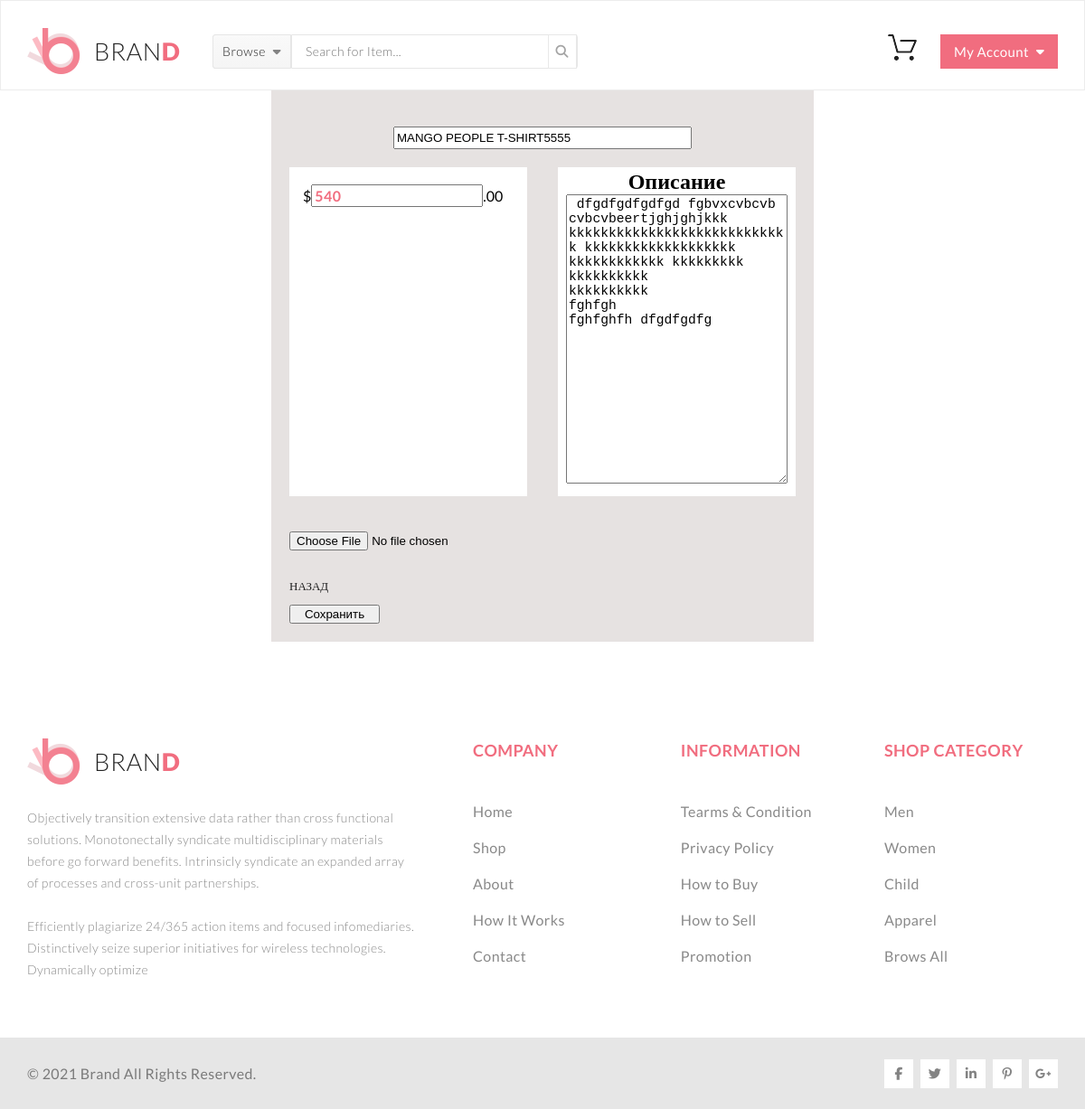
The app's page /editproduct.php?id=2 (signed in) with its own data.
### tables this page shows
CREATE TABLE `product` (
  `id` int(11) NOT NULL,
  `title` varchar(100) NOT NULL,
  `size` int(11) NOT NULL,
  `price` int(11) NOT NULL,
  `img` varchar(100) NOT NULL,
  `description` text NOT NULL,
  `count` int(11) NOT NULL
);

### editproduct.php (the view, shortened to what this page needs)
<?php
    include_once "./controllers/Product.php";
    $id = (int)($_GET['id']);
    $sql="SELECT * FROM `product` WHERE `id`=$id";
    $res = mysqli_query($connect,$sql);
    $data = mysqli_fetch_assoc($res);
?>
<!DOCTYPE html>
<html lang="en">
<head>
	<link rel="stylesheet" href="css/style.css">
    <link rel="stylesheet" href="css/details.css">
</head>
<body>
<? include "./templates/header.php"; ?>
<div class="details-product-cont-elem">
    <form method="post" enctype="multipart/form-data">
        <div class="details-product-cont-elem-heder">
            <input class="product__edit-title" name="title" value="<?=$data['title']?>"/>
        </div>
        <div class="details-product-cont-elem-blok">
            <div class="product-cont-elem">
                        <div class="product-cont-elem-text">
                            $<input class="product-cont-img-p2" id="priceProductEdit" name="price" value="<?=$data['price']?>"/>.00
                        </div>
            </div>
            <div class="product-cont-elem details-col">
                <h2 > Описание </h2>
                <textarea class="product__edit-textarea" id="descriptionProductEdit" name="description"> <?=$data['description']?> </textarea>
            </div>
        </div>
        <p><input type="file" name="img" accept="image/jpeg,image/png,image/gif" ></p>
        <?= $message? $message:'<br/>'?>
        <a href="index.php" >
            <p class="product-cont-img-p1"> Назад</p>
        </a>
            <input onclick="" value="Сохранить"  type="submit" name="submit" class="container-b"/>
    </form>
</div>
<? include "./templates/footer.php"; ?>
</body>
</html>

### css/style.css (style rules this page uses)
*, h1 { -webkit-box-sizing: border-box; box-sizing: border-box; margin: 0; }
body { margin: 0; font-family: "MyriadProRegular"; }
* { -webkit-box-sizing: border-box; box-sizing: border-box; margin: 0; }
body { margin: 0; font-family: Lato; }
a { text-decoration: none; }
.product-cont-elem { position: relative; width: 263px; height: 364px; background-color: #ffffff; text-align: left; margin-bottom: 38px; -webkit-transition-duration: 0.5s; transition-duration: 0.5s; }
.product-cont-elem-text { padding-left: 15px; }
.product-cont-img-p1 { font-family: Lato; font-size: 13px; line-height: 40px; font-weight: 400; text-transform: uppercase; color: #222222; }
.product-cont-img-p2 { font-size: 16px; font-family: Lato; line-height: 1.2; font-weight: 700; letter-spacing: 0.025em; text-transform: uppercase; color: #f16d7f; }

### css/details.css (style rules this page uses)
.details-product-cont-elem { background-color: #e6e2e1; width: 600px; margin: auto; padding: 20px; }
.details-product-cont-elem-heder { width: 100%; text-align: center; margin-top: 20px; margin-bottom: 20px; }
.details-product-cont-elem-blok { display: flex; justify-content: space-between; }
.details-col { text-align: center; }
.container-b { width: 100px; cursor: pointer; }
.product__edit-textarea { width: 245px; height: 320px; font-size: 11pt; }
.product__edit-title { width: 330px; height: 25px; }

### records on screen
product: title "MANGO PEOPLE T-SHIRT5555", price "540", description "dfgdfgdfgdfgd fgbvxcvbcvb cvbcvbeertjghjghjkkk kkkkkkkkkkkkkkkkkkkkkkkkkkkk kkkkkkkkkkkkkkkkkkk kkkkkkkkkkkk kkkkkkkkk kkkkkkkkkk kkkkkkkkkk fghfgh fghfghfh dfgdfgdfg"
